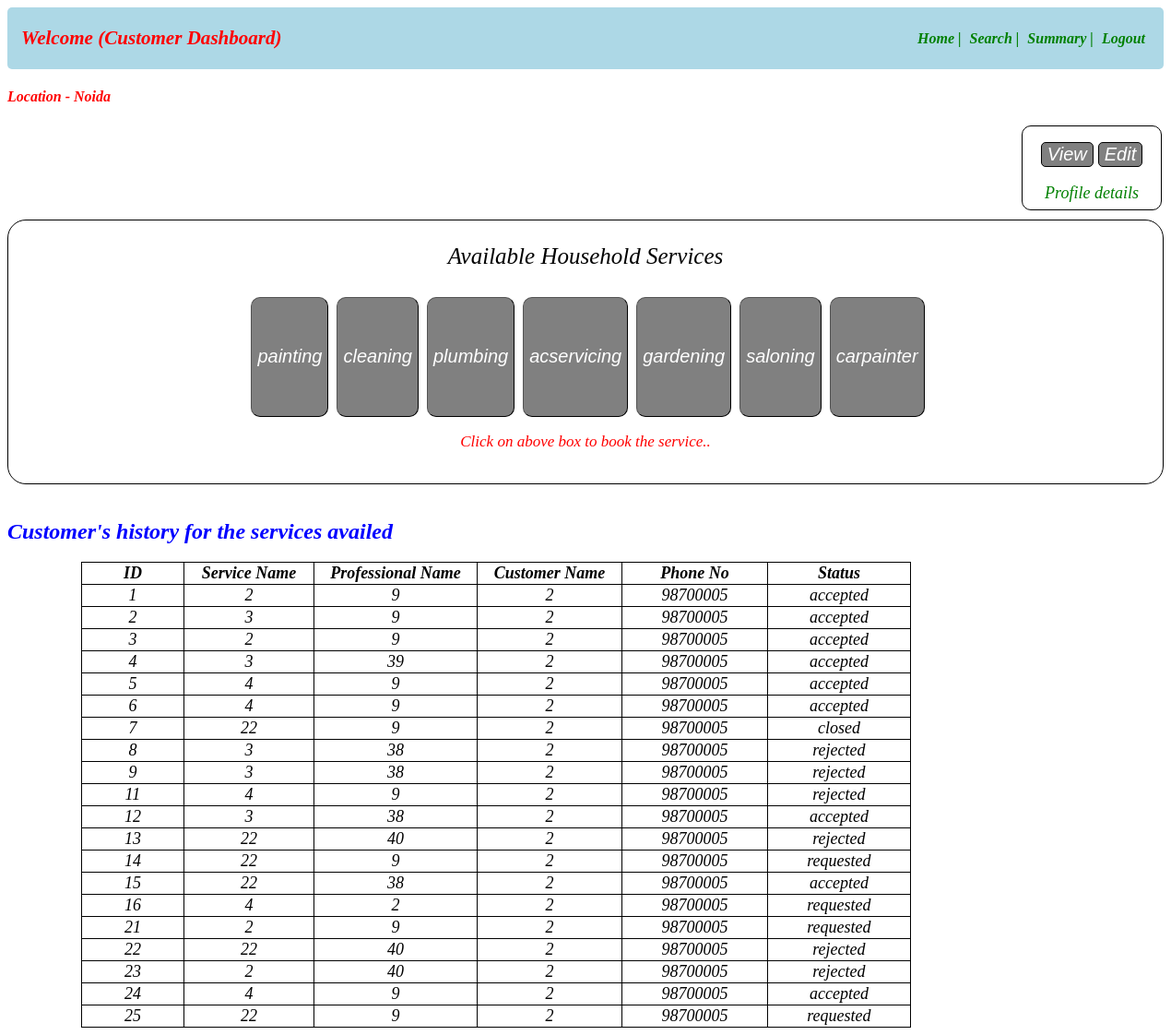
Screenshot of /customerdashboard/2 (signed in) with the database file from the repository.
### app.py (models this page shows)
class User_Info(db.Model):
    __tablename__="user_info"
    id=db.Column(db.Integer,primary_key=True)
    email=db.Column(db.String,nullable=False)
    full_name=db.Column(db.String,nullable=False)
    user_name=db.Column(db.String,unique=True,nullable=False)
    service_name=db.Column(db.String,nullable=False)
    experience=db.Column(db.Integer,nullable=False)
    pwd=db.Column(db.String,nullable=False)
    add=db.Column(db.String,nullable=True)
    pincode=db.Column(db.String,nullable=False)
    role=db.Column(db.Integer,nullable=False,default=1)
    status=db.Column(db.String,unique=True)
    location=db.Column(db.String,nullable=False)
    reviews=db.Column(db.String,nullable=False)
    phone_number=db.Column(db.Integer,nullable=False)

class Customer_Service_Request(db.Model):
    __tablename__="customer_service_request"
    id=db.Column(db.Integer,primary_key=True)
    service_id=db.Column(db.Integer,db.ForeignKey(Service_Info.id),nullable=False)
    customer_id=db.Column(db.Integer,db.ForeignKey(User_Info.id),nullable=False)
    professional_id=db.Column(db.Integer,db.ForeignKey(User_Info.id),nullable=False)
    date_of_request=db.Column(db.String,nullable=False)
    date_of_completion=db.Column(db.String,nullable=False)
    service_status=db.Column(db.String,nullable=False)
    remarks=db.Column(db.String)
    location=db.Column(db.String,nullable=False)
    ratings=db.Column(db.String,nullable=False)

### app.py (the view)
@app.route("/customerdashboard/<int:id>")
def customer_dashboard1(id):
    service=db.session.query(Service_Info).with_entities(Service_Info.service_type).filter().distinct().all()
    customer_service_request=Customer_Service_Request.query.all()
    user=User_Info.query.filter_by(id=id).first()
    customer_location=user.location
    return render_template("customer_dashboard.html",service=service,customer_id=id,customer_service_request=customer_service_request,customer_location=customer_location)

### templates/customer_dashboard.html (shortened to what this page needs)
<!DOCTYPE html>
<html lang="en">
<head>
</head>
<body>
    <div id="header">
        <nav class="navbar">
            <div class="navdiv">
                <div class="logo"><h3>Welcome {{name}} (Customer Dashboard)</h3></div>
                <ul>
                    <li><a href="#">Home |</a></li>
                    <li><a href="/customersearch/{{customer_id}}">Search |</a></li>
                    <li><a href="/customersummary/{{customer_id}}">Summary |</a></li>
                    <li><a href="/login">Logout</a></li>
                </ul>
            </div>
        </nav>
    </div>
    <div id="main">
        <h4 style="font-style:italic;color:red" >Location - {{customer_location}}</h4>
        <div id="profile">
            <button id="btn" style="margin-top:17px;"><a style="color:white;" href="/viewcustomerprofile/{{customer_id}}">View</a></button>
            <button id="btn"><a style="color:white;"href="/viewcustomerprofile/{{customer_id}}/edit">Edit</a></button>
            <p style="color:green;font-size:18px;">Profile details</p>
        </div>
        <div class="div1">
            <p style="color:black;font-size:25px;">Available Household Services</p>
            <div id="div2">
                {% for entry in service %}
                <button class="button"><a href="/{{entry.service_type}}/{{customer_id}}" >{{entry.service_type}}</a></button>
                {% endfor %}
            </div>
            <p style="font-size:17px;">Click on above box to book the service..</p>
            <br>
        </div>
        <div class="table">
            <br>
            <h2 style="font-style:italic;color:blue">Customer's history for the services availed</h2>
            <table>
                <thead id="th">
                    <tr>
                        <th>ID</th>
                        <th>Service Name</th>
                        <th>Professional Name</th>
                        <th>Customer Name </th>
                        <th>Phone No</th>
                        <th>Status</th>
                    </tr>
                </thead>
                <tbody>
                    {% for entry in customer_service_request %}
                    {% if entry.customer_id == customer_id %}
                    <tr>
                        <td>{{entry.id}}</td>
                        <td>{{entry.service_id}}</td>
                        <td>{{entry.professional_id}}</td>
                        <td>{{entry.customer_id}}</td>
                        <td>98700005</td>
                        <td>{{entry.service_status}}</td>
                    </tr>
                    {% endif %}
                    {% endfor %}
                </tbody>
            </table>
        </div>
    </div>
</body>
</html>

### templates/customer_dashboard.html (style rules this page uses)
* { text-decoration: none; }
.navbar { background-color: lightblue; padding-right: 15px; padding-left: 15px; border-radius: 5px; }
ul li { vertical-align: middle; }
.navdiv { display:flex; align-items: center; justify-content: space-between; }
.logo { font-size: 18px; color: red; font-style: italic; }
li { list-style: none; display: inline; }
li a { color: green; font-size: 16px; font-style: italic; margin-right: 5px; font-weight: bold; }
.div1 { border: 1px solid black; border-radius: 20px; background-color: white; margin-top: 30px; text-align: center; margin-left: auto; margin-top: 10px; width:auto; height: auto; }
p { text-align: center; font-size: 25px; font-style: italic; color: red; }
.button { transition-duration: 0.4s; margin-top: 5px; margin-left: 5px; padding: 1px 6px; border: 1px outset buttonborder; border-radius: 10px; height: 130px; color: white; background-color: gray; text-decoration: none; font-size:20px; }
a { font-style: italic; color: white; font-size: 20px; }
h1,h2 { font-style: italic; color:blueviolet; }
table, th, td { text-align: center; font-style: italic; width:900px; margin-left: 80px; border-radius: 20px; border: 1px solid black; border-collapse: collapse ; font-size: 18px; }
#profile { border:1px solid black; border-radius: 10px; width:150px; height:90px; margin-top:10px; margin-left:1100px; font-style: italic; font-size: 20px; text-align:center; }
#btn { background:grey; border:1px solid black; border-radius:5px; color:white; }

### rows the page displays
User_Info: location "Noida"
Customer_Service_Request: id "1", service_id "2", professional_id "9", customer_id "2", service_status "accepted"
Customer_Service_Request: id "2", service_id "3", professional_id "9", customer_id "2", service_status "accepted"
Customer_Service_Request: id "3", service_id "2", professional_id "9", customer_id "2", service_status "accepted"
Customer_Service_Request: id "4", service_id "3", professional_id "39", customer_id "2", service_status "accepted"
Customer_Service_Request: id "5", service_id "4", professional_id "9", customer_id "2", service_status "accepted"
Customer_Service_Request: id "6", service_id "4", professional_id "9", customer_id "2", service_status "accepted"
Customer_Service_Request: id "7", service_id "22", professional_id "9", customer_id "2", service_status "closed"
Customer_Service_Request: id "8", service_id "3", professional_id "38", customer_id "2", service_status "rejected"
Customer_Service_Request: id "9", service_id "3", professional_id "38", customer_id "2", service_status "rejected"
Customer_Service_Request: id "11", service_id "4", professional_id "9", customer_id "2", service_status "rejected"
Customer_Service_Request: id "12", service_id "3", professional_id "38", customer_id "2", service_status "accepted"
Customer_Service_Request: id "13", service_id "22", professional_id "40", customer_id "2", service_status "rejected"
Customer_Service_Request: id "14", service_id "22", professional_id "9", customer_id "2", service_status "requested"
Customer_Service_Request: id "15", service_id "22", professional_id "38", customer_id "2", service_status "accepted"
Customer_Service_Request: id "16", service_id "4", professional_id "2", customer_id "2", service_status "requested"
Customer_Service_Request: id "21", service_id "2", professional_id "9", customer_id "2", service_status "requested"
Customer_Service_Request: id "22", service_id "22", professional_id "40", customer_id "2", service_status "rejected"
Customer_Service_Request: id "23", service_id "2", professional_id "40", customer_id "2", service_status "rejected"
Customer_Service_Request: id "24", service_id "4", professional_id "9", customer_id "2", service_status "accepted"
Customer_Service_Request: id "25", service_id "22", professional_id "9", customer_id "2", service_status "requested"

### other values shown
{{ entry.service_type }} "painting" "cleaning" "plumbing" "acservicing" "gardening" "saloning" "carpainter"
